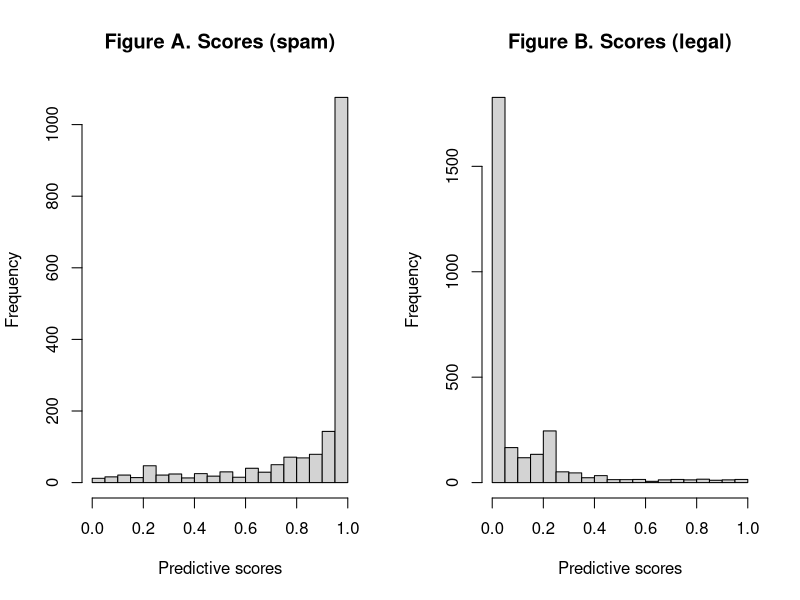

Reproduce this figure in R.
## The spam filter (2) ##

# Reading data (customize) #
setwd("C:/Users/mcanela/Dropbox (Personal)/DATA-2017-2/[DATA-05] Decision Trees")
spam <- read.csv("spam.csv")
N <- nrow(spam)

# Binarization #
spam <- spam[, -(49:51)]
for(i in 1:48) spam[, i] <- as.numeric(spam[, i] > 0)

# Formula #
fm <- spam ~ .

# Logistic regression #
log_model <- glm(formula=fm, data=spam, family="binomial")
log_score <- predict(log_model, newdata=spam, type="response")
log_conf <- table(log_score > 0.5, spam$spam == 1)
log_conf
log_tp <- log_conf["TRUE", "TRUE"]/sum(log_conf[, "TRUE"])
log_tp
log_fp <- log_conf["TRUE", "FALSE"]/sum(log_conf[, "FALSE"])
log_fp

# Exploring scores #
par(mfrow=c(1,2))
hist(log_score[spam$spam == 1], breaks=20,
  main="Figure A. Scores (spam)", xlab="Predictive scores")
hist(log_score[spam$spam == 0], breaks=20,
  main="Figure B. Scores (legal)", xlab="Predictive scores")

# Picking training instances (50%) #
train <- sample(1:4601, size=N/2, replace=F)
spam1 <- spam[train, ]
spam2 <- spam[-train, ]

# Logistic regression (validation) #
log_model <- glm(formula=fm, data=spam1, family="binomial")

# Confusion matrix (training) #
log_score1 <- predict(log_model, newdata=spam1, type="response")
log_conf1 <- table(log_score1 > 0.5, spam1$spam == 1)
log_conf1
log_tp1 <- log_conf1["TRUE", "TRUE"]/sum(log_conf1[, "TRUE"])
log_tp1
log_fp1 <- log_conf1["TRUE", "FALSE"]/sum(log_conf1[, "FALSE"])
log_fp1

# Confusion matrix (test) #
log_score2 <- predict(log_model, newdata=spam2, type="response")
log_conf2 <- table(log_score2 > 0.5, spam2$spam == 1)
log_conf2
log_tp2 <- log_conf2["TRUE", "TRUE"]/sum(log_conf2[, "TRUE"])
log_tp2
log_fp2 <- log_conf2["TRUE", "FALSE"]/sum(log_conf2[, "FALSE"])
log_fp2

# Decision tree (validation) #
library(rpart)
tree_model <- rpart(formula=fm, data=spam1)

# Confusion matrix (training) #
tree_score1 <- predict(tree_model, newdata=spam1)
tree_conf1 <- table(tree_score1 > 0.5, spam1$spam == 1)
tree_conf1
tree_tp1 <- tree_conf1["TRUE", "TRUE"]/sum(tree_conf1[, "TRUE"])
tree_tp1
tree_fp1 <- tree_conf1["TRUE", "FALSE"]/sum(tree_conf1[, "FALSE"])
tree_fp1

# Confusion matrix (test) #
tree_score2 <- predict(tree_model, newdata=spam2)
tree_conf2 <- table(tree_score2 > 0.5, spam2$spam == 1)
tree_conf2
tree_tp2 <- tree_conf2["TRUE", "TRUE"]/sum(tree_conf2[, "TRUE"])
tree_tp2
tree_fp2 <- tree_conf2["TRUE", "FALSE"]/sum(tree_conf2[, "FALSE"])
tree_fp2
